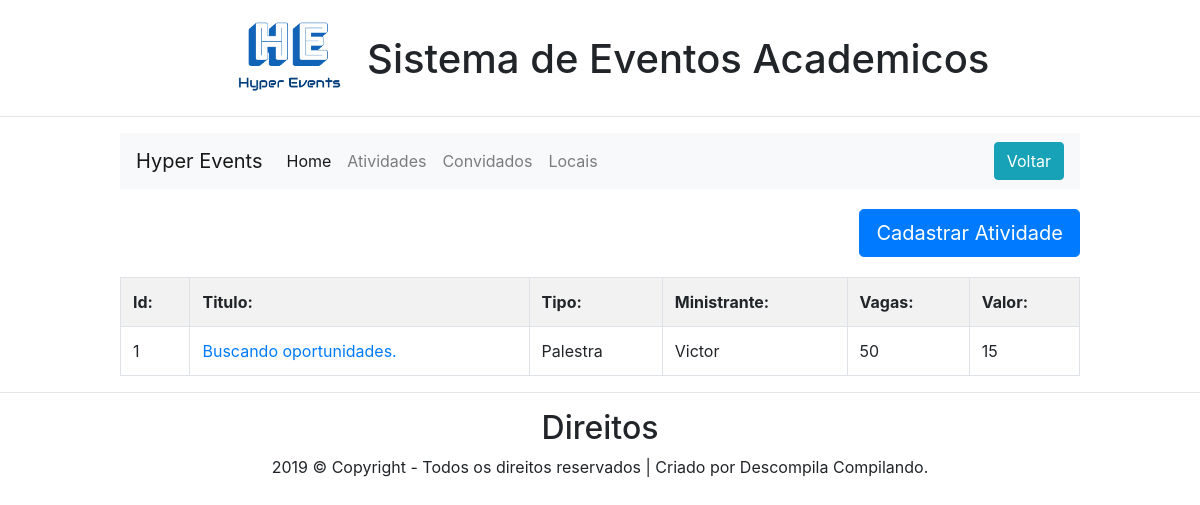
Screenshot of /views/Eventos/Listar/lista_atividades.php (signed in) with the database file from the repository.
### tables this page shows
create table atividade(
  atividade_id int not null auto_increment,
  evento_id int not null,
  idTipoAtividade int not null,
  idConvidado int,
  qtde_vagas_atividade int,
  valor float,
  titulo_atividade varchar(150) not null,
  descricao varchar(500) not null,
  data date not null,
  local_id int not null,
  inicio time not null,
  fim time not null,
  primary key(atividade_id),
  foreign key(local_id) references local_atividade(local_id)on delete cascade,
  foreign key(evento_id) references eventos(evento_id)on delete cascade,
  foreign key(idTipoAtividade) references tipoAtividade(idTipoAtividade)on delete cascade,
  foreign key(idConvidado) references convidado(idConvidado)on delete cascade
  );

create table tipoAtividade (
  idTipoAtividade int not null auto_increment,
  tipo_atividade varchar(100) not null,
  primary key(idTipoAtividade)
  );

create table convidado(
  idConvidado int not null auto_increment,
  idTipoConvidado int not null,
  evento_id int not null,
  nome_convidado varchar(100) not null,
  descricao varchar(250),
  email varchar(60),
  contato VARCHAR (11),
  primary key(idConvidado),
  foreign key (idTipoConvidado) references tipoConvidado (idTipoConvidado)on delete cascade,
  foreign key (evento_id) references eventos (evento_id)on delete cascade
  );

### Controls/Listar/lista_atividades.php (the view, shortened to what this page needs)
<?php
	$id_evento = $_SESSION['id'];
	$sql = "select atividade.*, tipoAtividade.tipo_atividade, convidado.nome_convidado from atividade inner join tipoAtividade on (atividade.idTipoAtividade = tipoAtividade.idTipoAtividade) inner join convidado on (atividade.idConvidado = convidado.idConvidado) inner join eventos on (atividade.evento_id = eventos.evento_id) and eventos.evento_id = $id_evento;";
?>
<table class="table table-condensed table-striped table-bordered table-hover">
	<tr>
		<th>Id: </th>
		<th>Titulo: </th>
		<th>Tipo: </th>
		<th>Ministrante: </th>
		<th>Vagas: </th>
		<th>Valor: </th>
	</tr>
<?php
	$result = mysqli_query($conexao, $sql);
	$indice = 1;
	while ($tlb = mysqli_fetch_array($result)) {
		$id = $tlb['atividade_id'];
		$titulo = $tlb['titulo_atividade'];
		$tipo_ativ = $tlb['tipo_atividade'];
		$nome_convidado = $tlb['nome_convidado'];
		$vagas = $tlb['qtde_vagas_atividade'];
		$valor = $tlb['valor'];
		echo "<tr>";
		echo "<td>$indice</td>";
		echo "<td><a href='../informacoes_atividade.php?id=$id'>$titulo</a></td>";
		echo "<td>$tipo_ativ</td>";
		echo "<td>$nome_convidado</td>";
		echo "<td>$vagas</td>";
		echo "<td>$valor</td>";
		echo "</tr>";
		$indice++;
	}
?>
</table>
</div>

### rows the page displays
atividade: titulo_atividade "Buscando oportunidades.", idTipoAtividade.tipo_atividade "Palestra", idConvidado.nome_convidado "Victor", qtde_vagas_atividade "50", valor "15"
